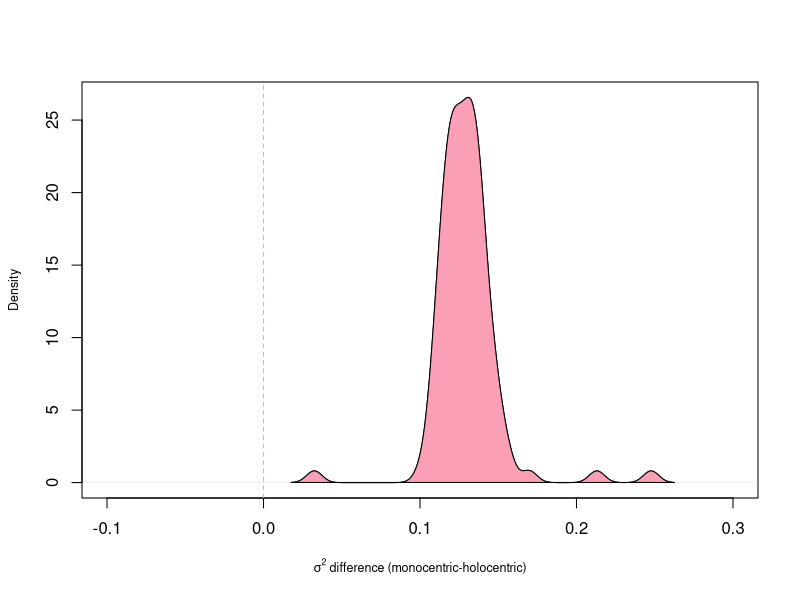

Generate this figure with R:
# read in the results
dat <- read.csv("../results/cent.vs.rate.csv")
dat$diff <- dat$rate.mon-dat$rate.hol
plot(density(dat$diff), xlim=c(-.1,.3),
     cex.lab=.75,main="",
     xlab=expression(paste(sigma^2, " difference (monocentric-holocentric)")))
polygon(density(dat$diff),col=rgb(250,159,181, maxColorValue = 255))
abline(v=0, lty=2,col="gray")
#export pdf at 4.3" x 4.3"


